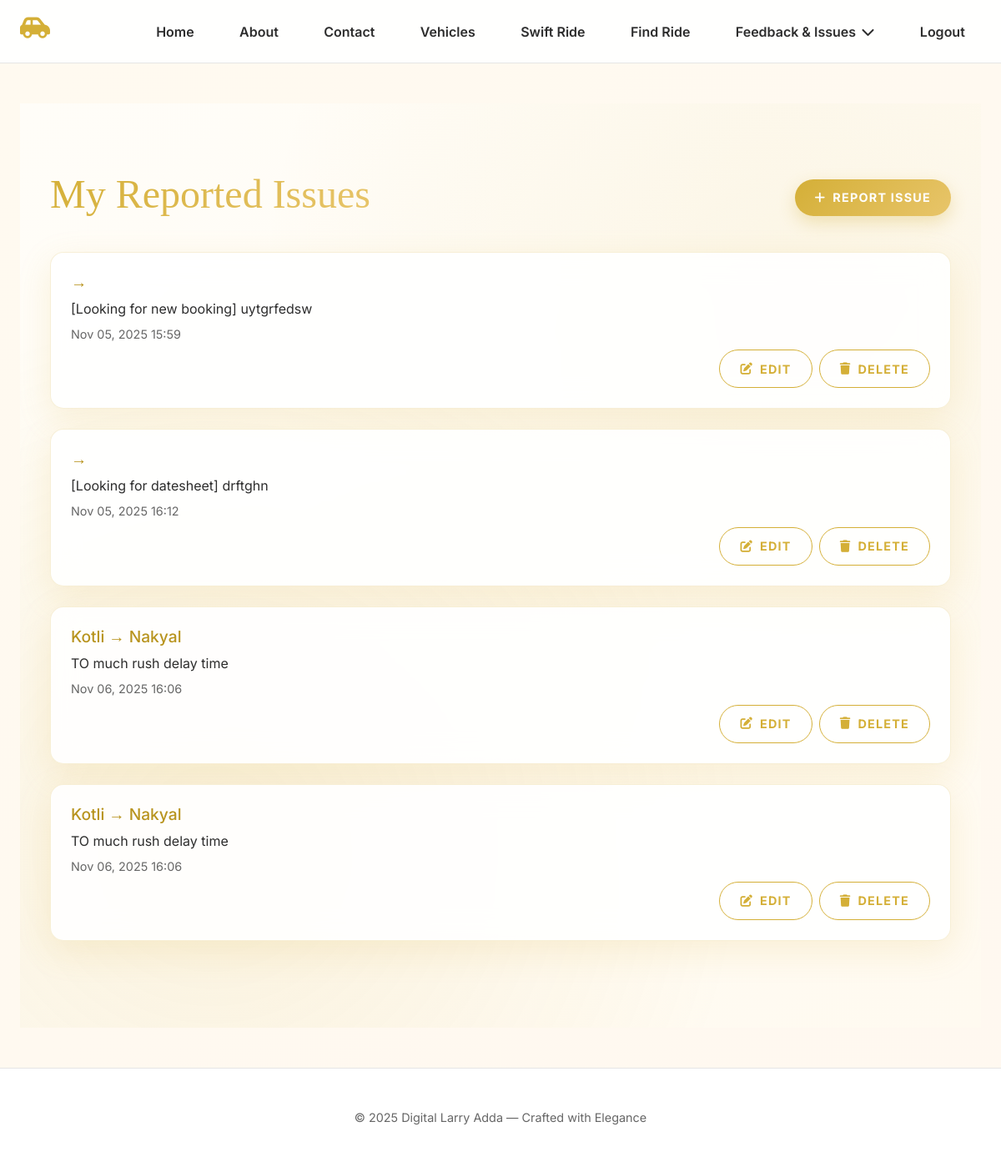
The page /issues/ (signed in) on the database as committed earlier.
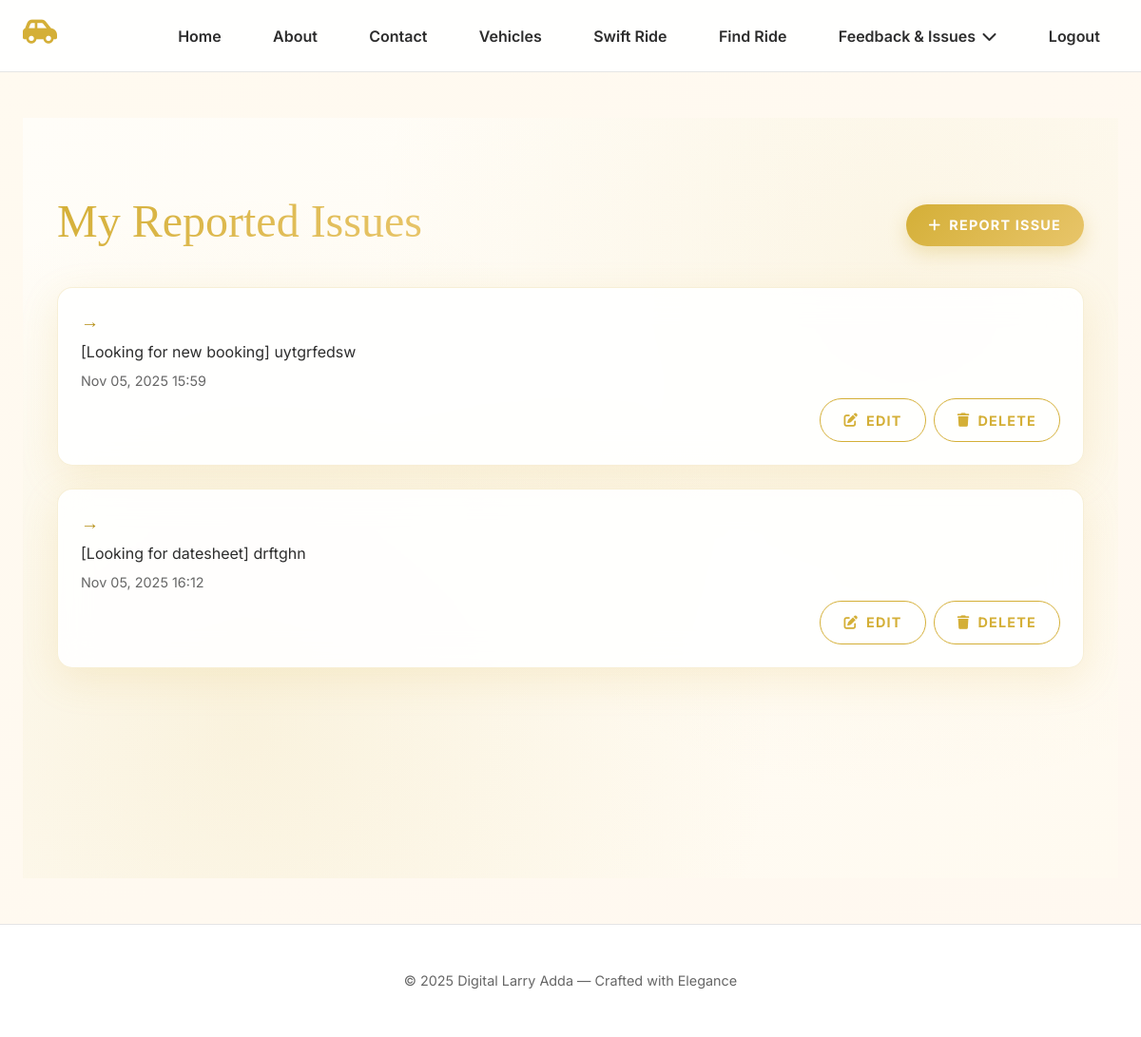
The same page on the database as committed later.
### main/models.py (models this page shows, shortened)
class Issue(models.Model):
    STATUS_CHOICES = [
        ('Open', 'Open'),
        ('In Progress', 'In Progress'),
        ('Resolved', 'Resolved'),
    ]
    user = models.ForeignKey(CustomUser, on_delete=models.CASCADE)
    booking = models.ForeignKey(Booking, on_delete=models.CASCADE, null=True, blank=True)
    route = models.ForeignKey(Route, on_delete=models.CASCADE, null=True, blank=True)
    description = models.TextField(max_length=1000)
    status = models.CharField(max_length=20, choices=STATUS_CHOICES, default='Open')
    created_at = models.DateTimeField(auto_now_add=True)
    updated_at = models.DateTimeField(auto_now=True)

class Route(models.Model):
    vehicle = models.ForeignKey(Vehicle, on_delete=models.CASCADE)
    manager = models.ForeignKey(CustomUser, on_delete=models.CASCADE, related_name='managed_routes')
    start_location = models.CharField(max_length=100)
    end_location = models.CharField(max_length=100)
    departure_time = models.DateTimeField()
    arrival_time = models.DateTimeField()
    fare = models.DecimalField(max_digits=10, decimal_places=2)
    vip_seats = models.PositiveIntegerField(default=0)
    std_seats = models.PositiveIntegerField(default=0)
    image = models.ImageField(upload_to='route_images/', null=True, blank=True)

### main/views.py (the view)
# urls.py: path('issues/', views.issue_list, name='issue_list'),
@login_required
def issue_list(request):
    issues = Issue.objects.filter(user=request.user)
    return render(request, 'issue/issue_list.html', {'issues': issues})

### main/templates/issue/issue_list.html (shortened to what this page needs)
{% extends 'base.html' %}
{% load static %}
{% block content %}
<section class="issues-section">
  <div class="container">
    <div class="issues-header">
      <h2>My Reported Issues</h2>
      <a href="{% url 'issue_add' %}" class="btn-golden" aria-label="Report a new issue">
        <i class="fas fa-plus"></i> Report Issue
      </a>
    </div>
    {% if issues %}
      {% for i in issues %}
        <div class="issue-card">
          <h3>{{ i.route.start_location }} → {{ i.route.end_location }}</h3>
          <p>{{ i.description }}</p>
          <p class="date">{{ i.created_at|date:"M d, Y H:i" }}</p>
          <div class="d-flex justify-content-end gap-2">
            <a href="{% url 'issue_edit' i.id %}" class="btn-edit" aria-label="Edit issue">
              <i class="fas fa-edit"></i> Edit
            </a>
            <button class="btn-cancel delete-issue" data-issue-id="{{ i.id }}" data-route="{% if i.route %}{{ i.route.start_location }} → {{ i.route.end_location }}{% else %}General Issue{% endif %}" aria-label="Delete issue">
              <i class="fas fa-trash"></i> Delete
            </button>
          </div>
        </div>
      {% endfor %}
    {% else %}
      <div class="no-issues">
        <p>No issues reported yet. <a href="{% url 'issue_add' %}" class="alert-link">Report one now!</a></p>
      </彼此
      </div>
    {% endif %}
  </div>
</section>
{% endblock %}

### main/templates/base.html (shortened to what this page needs)
<!DOCTYPE html>
<html lang="en">
  <head>
    <link href="https://cdn.jsdelivr.net/npm/@n8n/chat/dist/style.css" rel="stylesheet" />
    <link
      href="https://cdn.jsdelivr.net/npm/bootstrap@5.3.0/dist/css/bootstrap.min.css"
      rel="stylesheet"
    />
    <link
      rel="stylesheet"
      href="https://cdnjs.cloudflare.com/ajax/libs/font-awesome/6.5.0/css/all.min.css"
    />
  </head>
  <body>
    <nav>
      <div class="nav-container">
        <h1><i class="fas fa-car-side"></i></h1>
        <div class="nav-links" id="navLinks">
          <a href="{% url 'home' %}">Home</a>
          <a href="{% url 'about' %}">About</a>
          <a href="{% url 'contact_admin' %}">Contact</a>
          <a href="{% url 'vehicles' %}">Vehicles</a>
          {% if user.is_authenticated %}
            {% if user.groups.all.0.name == 'Passenger' %}
              <a href="{% url 'contact' %}">Swift Ride</a>
              <a href="{% url 'find_ride' %}">Find Ride</a>
              <div class="dropdown" onmouseenter="showDropdown(this)" onmouseleave="hideDropdown(this)">
                <div class="dropbtn">Feedback & Issues <i class="fas fa-chevron-down"></i></div>
              </div>
            {% endif %}
            <form method="POST" action="{% url 'logout' %}" style="display:inline;">
              <button type="submit" class="logout-btn">Logout</button>
            </form>
          {% endif %}
        </div>
      </div>
    </nav>
    <main class="fade-in">
      {% block content %}{% endblock %}
    </main>
    <footer>
      © 2025 Digital Larry Adda — Crafted with Elegance
    </footer>
  </body>
</html>

### main/templates/base.html (style rules this page uses)
:root { --gold: #d4af37; --gold-light: #e8c56a; --cream: #fffaf0; --charcoal: #2d2d2d; --border: #e5e5e5; --shadow: 0 8px 32px rgba(212, 175, 55, 0.1); --shadow-hover: 0 16px 48px rgba(212, 175, 55, 0.2); }
body { font-family: "Inter", sans-serif; background: linear-gradient(135deg, var(--cream) 0%, #fff8f0 100%); color: var(--charcoal); margin: 0; }
nav { background: rgba(255, 255, 255, 0.92); backdrop-filter: blur(10px); border-bottom: 1px solid var(--border); padding: 1rem 1.5rem; position: sticky; top: 0; z-index: 1000; }
.nav-container { max-width: 1400px; margin: auto; display: flex; justify-content: space-between; align-items: center; flex-wrap: wrap; gap: 1rem; }
nav h1 { font-family: "Playfair Display", serif; font-size: 1.8rem; color: var(--gold); display: flex; align-items: center; gap: 0.6rem; }
.nav-links { display: flex; align-items: center; flex-wrap: wrap; gap: 1rem; }
.nav-links a, .nav-links button { color: var(--charcoal); text-decoration: none; font-weight: 600; font-size: 1rem; padding: 0.6rem 1.2rem; border-radius: 10px; transition: all 0.3s ease; background: none; border: none; }
.dropdown { position: relative; }
.dropbtn { cursor: pointer; color: var(--charcoal); font-weight: 600; padding: 0.6rem 1.2rem; border-radius: 10px; display: flex; align-items: center; gap: 0.4rem; }
.logout-btn { background: linear-gradient(45deg, var(--gold), var(--gold-light)); color: white; border: none; padding: 0.6rem 1.2rem; font-weight: 600; border-radius: 30px; cursor: pointer; transition: all 0.3s ease; }
main { min-height: 70vh; padding: 3rem 1.5rem; max-width: 1400px; margin: auto; }
footer { background: white; padding: 3rem 1.5rem; border-top: 1px solid var(--border); text-align: center; color: #666; font-size: 0.9rem; }

Rows that differ between the two databases and show on the page:
removed Issue: route.start_location "Kotli", route.end_location "Nakyal", description "TO much rush delay time", created_at "Nov 06, 2025 16:06"
removed Issue: route.start_location "Kotli", route.end_location "Nakyal", description "TO much rush delay time", created_at "Nov 06, 2025 16:06"
